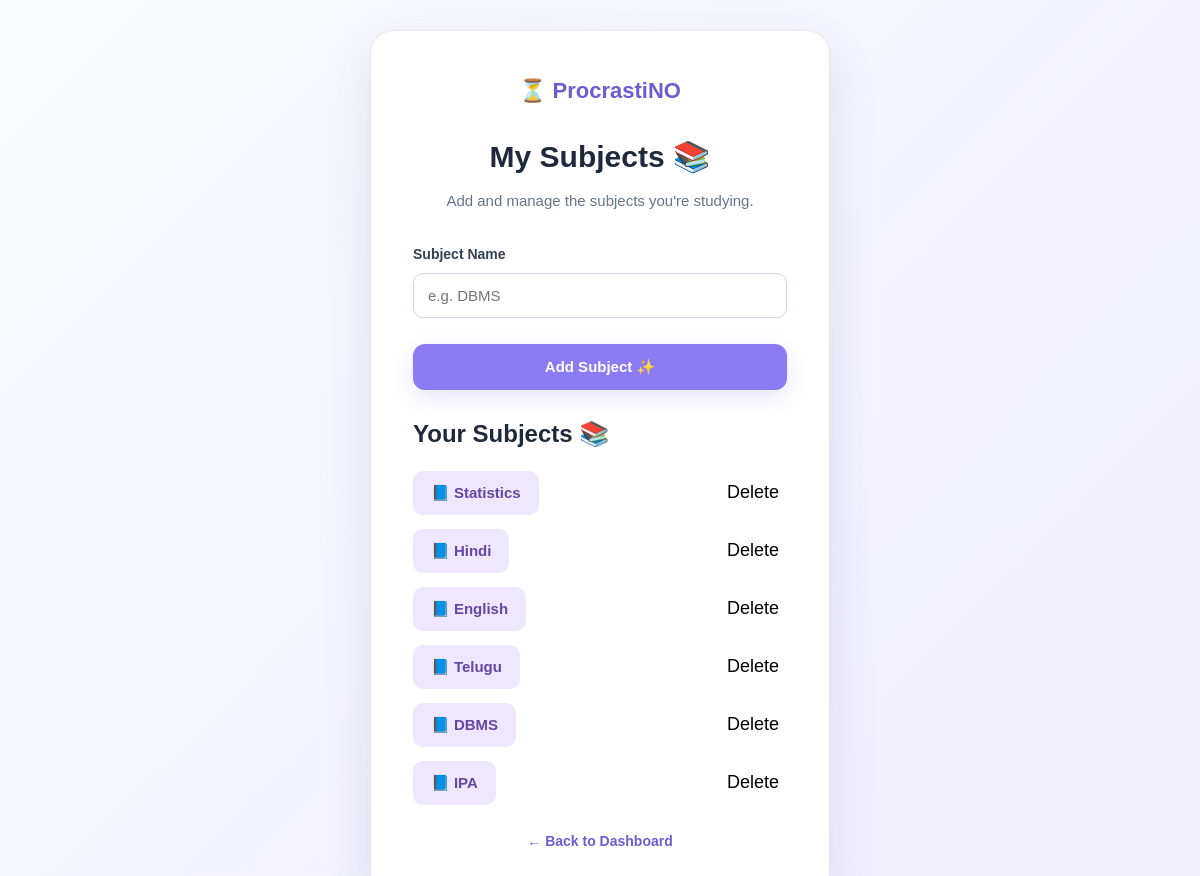
The page /subjects (signed in) on the database its author committed.
### tables this page shows
CREATE TABLE subjects (
            id INTEGER PRIMARY KEY AUTOINCREMENT,
            user_id INTEGER NOT NULL,
            subject_name TEXT NOT NULL,
            FOREIGN KEY (user_id) REFERENCES users(id)
        );

### app.py (the view, shortened to what this page needs)
@app.route("/subjects", methods=["GET", "POST"])
def subjects():
    if "user_id" not in session:
        return redirect("/login")
    conn = sqlite3.connect("database.db")
    cursor = conn.cursor()
    cursor.execute(
        """
        SELECT id, subject_name
        FROM subjects
        WHERE user_id = ?
        """,
        (session["user_id"],)
    )
    subjects_list = cursor.fetchall()
    conn.close()
    return render_template(
        "subjects.html",
        subjects=subjects_list
    )

### templates/subjects.html (shortened to what this page needs)
<!DOCTYPE html>
<html lang="en">
<head>
    <link rel="stylesheet"
          href="{{ url_for('static', filename='css/style.css') }}">
</head>
<body class="auth-page">
    <div class="auth-container">
        <div class="auth-card">
            <div class="auth-logo">
                ⏳ ProcrastiNO
            </div>
            {% if request.args.get('mode') != 'quiz' %}
                <h1>My Subjects 📚</h1>
                <p class="auth-subtitle">
                    Add and manage the subjects you're studying.
                </p>
                <form method="POST">
                    <label for="subject_name">
                        Subject Name
                    </label>
                    <input
                        type="text"
                        id="subject_name"
                        name="subject_name"
                        placeholder="e.g. DBMS"
                        required
                    >
                    <button type="submit"
                            class="primary-btn auth-submit">
                        Add Subject ✨
                    </button>
                </form>
            {% else %}
                <h1>AI Quiz 🧠</h1>
                <p class="auth-subtitle">
                    Choose a subject to start your quiz.
                </p>
            {% endif %}
            {% if subjects %}
                <div class="saved-subjects">
                    {% if request.args.get('mode') != 'quiz' %}
                        <h2>Your Subjects 📚</h2>
                    {% else %}
                        <h2>Choose a Subject</h2>
                    {% endif %}
                    {% for subject in subjects %}
                        <div class="saved-subject">
                            <a href="/subject/{{ subject[0] }}{% if request.args.get('mode') == 'quiz' %}?mode=quiz{% endif %}">
                                📘 {{ subject[1] }}
                            </a>
                            {% if request.args.get('mode') != 'quiz' %}
                                <form method="POST"
                                      action="/delete_subject/{{ subject[0] }}"
                                      class="delete-subject-form">
                                    <button type="submit"
                                            class="delete-btn">
                                        Delete
                                    </button>
                                </form>
                            {% endif %}
                        </div>
                    {% endfor %}
                </div>
            {% else %}
                <p class="auth-subtitle">
                    No subjects added yet.
                </p>
            {% endif %}
            <p class="auth-footer">
                <a href="/dashboard">
                    ← Back to Dashboard
                </a>
            </p>
        </div>
    </div>
</body>
</html>

### static/css/style.css (style rules this page uses)
* { margin: 0; padding: 0; box-sizing: border-box; }
body { font-family: Arial, sans-serif; background: #F8FAFC; color: #1E293B; line-height: 1.6; }
.primary-btn, .secondary-btn { padding: 14px 24px; border-radius: 12px; font-size: 15px; font-weight: 600; cursor: pointer; transition: 0.2s ease; }
.primary-btn { border: none; background: #8B7CF6; color: white; box-shadow: 0 8px 20px rgba(139, 124, 246, 0.2); }
.auth-page { min-height: 100vh; background: linear-gradient(135deg, #F8FAFC, #F0EDFF); display: flex; align-items: center; justify-content: center; padding: 30px 20px; }
.auth-container { width: 100%; max-width: 460px; }
.auth-card { background: white; padding: 42px; border-radius: 24px; box-shadow: 0 20px 50px rgba(71, 65, 120, 0.12); border: 1px solid #E9E5FF; }
.auth-logo { text-align: center; color: #6D5DD3; font-size: 22px; font-weight: 700; margin-bottom: 25px; }
.auth-card h1 { text-align: center; font-size: 30px; margin-bottom: 8px; }
.auth-subtitle { text-align: center; color: #64748B; font-size: 15px; margin-bottom: 30px; }
.auth-card form { display: flex; flex-direction: column; }
.auth-card label { font-size: 14px; font-weight: 600; margin-bottom: 7px; color: #334155; }
.auth-card input { width: 100%; padding: 13px 14px; margin-bottom: 18px; border: 1px solid #CBD5E1; border-radius: 10px; outline: none; font-size: 15px; color: #1E293B; transition: 0.2s ease; }
.auth-submit { width: 100%; margin-top: 8px; }
.auth-footer { text-align: center; margin-top: 25px; color: #64748B; font-size: 14px; }
.auth-footer a { color: #6D5DD3; font-weight: 600; text-decoration: none; }
.delete-btn { border: none; background: transparent; cursor: pointer; font-size: 18px; padding: 8px; }
.auth-page .saved-subjects .saved-subject { display: flex; align-items: center; justify-content: space-between; gap: 15px; margin-bottom: 14px; }
.auth-page .saved-subjects .saved-subject > a { display: inline-flex; align-items: center; justify-content: center; padding: 10px 18px; background: #eee7ff; color: #6545a5; border-radius: 10px; font-size: 15px; font-weight: 600; text-decoration: none; transition: 0.2s ease; }
.auth-page .saved-subjects { margin-top: 25px; }
.auth-page .saved-subjects h2 { margin-bottom: 18px; }
.auth-page .delete-subject-form { margin: 0; }
.auth-page .delete-subject-form .delete-btn { margin: 0; }

### rows shown on the page
subjects: subject_name "Statistics"
subjects: subject_name "Hindi"
subjects: subject_name "English"
subjects: subject_name "Telugu"
subjects: subject_name "DBMS"
subjects: subject_name "IPA"
